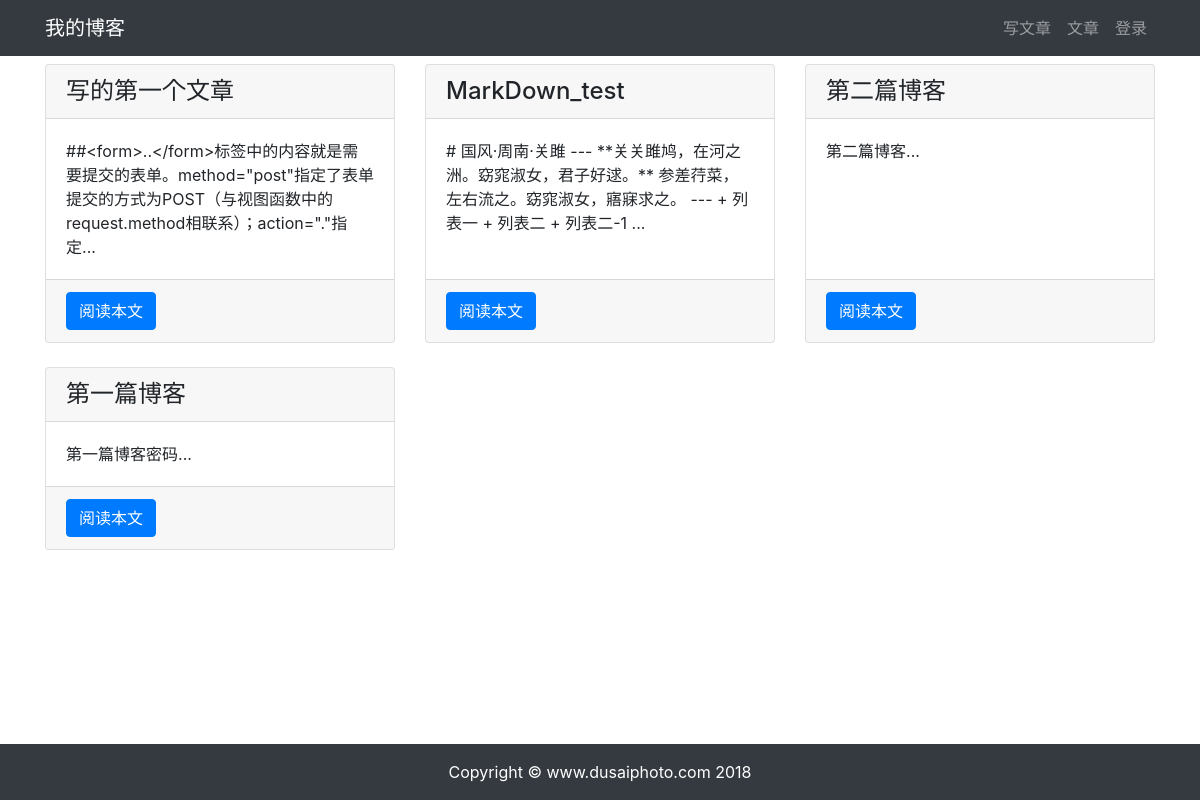
Before: /article/article-list/ with the older database file.
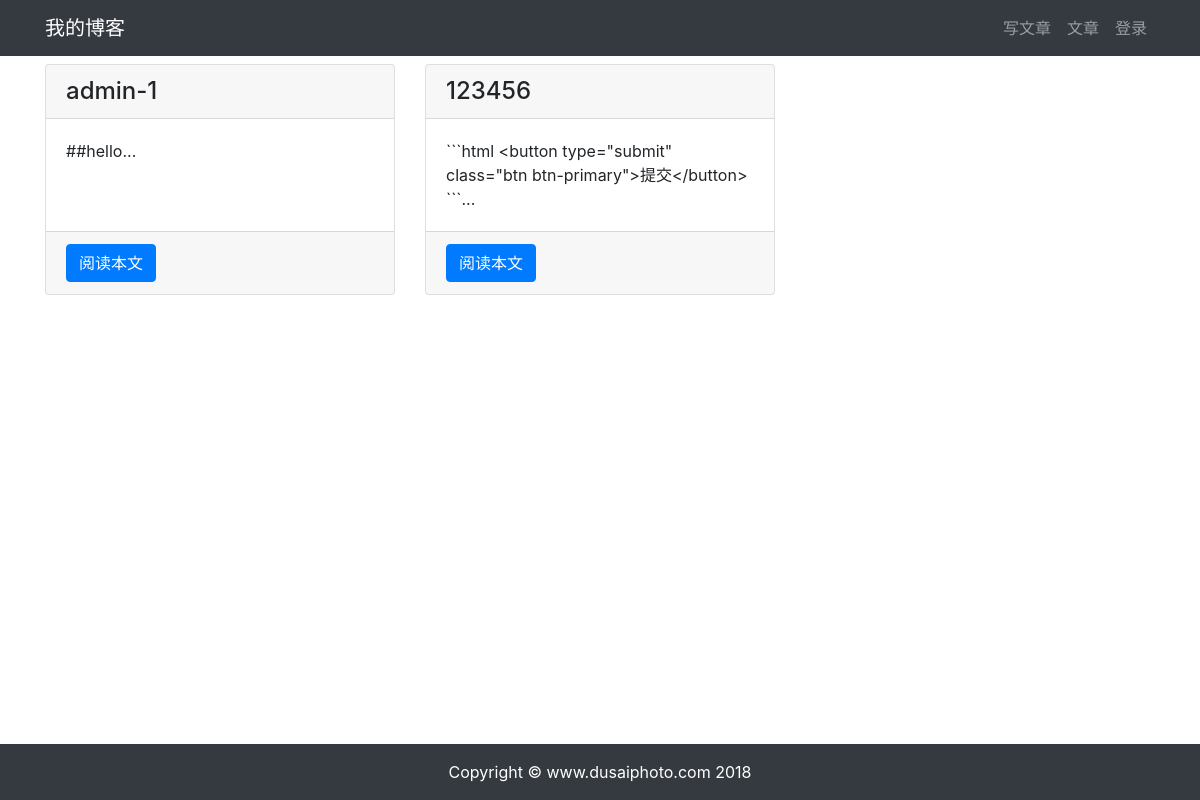
After: the same page with the newer database file.
### article/models.py (models this page shows, shortened)
class ArticlePost(models.Model):
    author = models.ForeignKey(User, on_delete=models.CASCADE)
    title = models.CharField(max_length=100)
    body = models.TextField()
    created = models.DateTimeField(default=timezone.now)
    update = models.DateTimeField(auto_now=True)
    class Meta:
        ordering = ('-created',)

### article/views.py (the view)
# urls.py: path('article-list/', views.article_list, name="article_list"),
def article_list(request):
    article = ArticlePost.objects.all()
    context = {'articles':article}
    return render(request,'article/list.html',context)

### templates/article/list.html (shortened to what this page needs)
{% extends "base.html" %}
{% load staticfiles %}
{% block content %}
<div class="container">
    <div class="row mt-2">
        {% for article in articles %}
        <div class="col-4 mb-4">
            <div class="card h-100">
                <h4 class="card-header">{{ article.title }}</h4>
                <div class="card-body">
                    <p class="card-text">{{ article.body|slice:'100' }}...</p>
                </div>
                <div class="card-footer">
                    <a href="{% url 'article:article_detail' article.id %}" class="btn btn-primary">阅读本文</a>
                </div>
            </div>
        </div>
        {% endfor %}
    </div>
</div>
{% endblock content %}

### templates/base.html (shortened to what this page needs)
<!DOCTYPE html>
{% load staticfiles %}
<html lang="en">
<head>
    <link rel="stylesheet" href="{% static 'bootstrap/css/bootstrap.min.css' %}">
    <link rel="stylesheet" href="{% static 'md_css/monokai.css' %}">
</head>
<body>
    {% include 'header.html' %}
    {% block content %}{% endblock content %}
    {% include 'footer.html' %}
</body>
</html>

### templates/header.html (shortened to what this page needs)
<nav class="navbar navbar-expand-lg navbar-dark bg-dark">
        <div class="container">
            <a class="navbar-brand" href="{% url 'article:article_list' %}">我的博客</a>
        <div>
            <ul class="navbar-nav">
                <li class="nav-item">
                    <a href="{% url 'article:article_create' %}" class="nav-link">写文章</a>
                </li>
                <li class="nav-item">
                    <a href="{% url 'article:article_list' %}" class="nav-link">文章</a>
                </li>
                {% if user.is_authenticated %}
                    <li class="nav-item dropdown">
                        <a href="#" class="nav-link dropdown-toggle" id="navbarDropdown" role="button" data-toggle="dropdown" aria-haspopup="true" aria-expanded="false">
                            {{ user.username }}
                        </a>
                        <div class="dropdown-menu" aria-labelledby="navbarDropdown">
                            <a class="dropdown-item" href='{% url "userprofile:edit" user.id %}'>个人信息</a>
                            <a class="dropdown-item" href="#" onclick="user_delete()">删除用户</a>
                            <a class="dropdown-item" href="{% url 'userprofile:logout' %}">退出登录</a>
                        </div>
                    </li>
                {% else %}
                    <li class="nav-item">
                        <a class="nav-link" href="{% url 'userprofile:login' %}">登录</a>
                    </li>
                {% endif %}
            </ul>
        </div>
        </div>
</nav>

### templates/footer.html
{% load staticfiles %}
<div>
    <br><br><br>
</div>
<footer class="py-3 bg-dark fixed-bottom">
    <div class="container">
        <p class="m-0 text-center text-white">Copyright &copy; www.dusaiphoto.com 2018</p>
    </div>
</footer>

Changed rows visible on the page:
removed ArticlePost: title "写的第一个文章", body "##<form>..</form>标签中的内容就是需要提交的表单。method=\"post\"指定了表单提交的方式为POST（与视图函数中的request.method相联系）；action=\".\"指定"
removed ArticlePost: title "MarkDown_test", body "# 国风·周南·关雎 --- **关关雎鸠，在河之洲。窈窕淑女，君子好逑。** 参差荇菜，左右流之。窈窕淑女，寤寐求之。 --- + 列表一 + 列表二 + 列表二-1"
removed ArticlePost: title "第二篇博客", body "第二篇博客"
removed ArticlePost: title "第一篇博客", body "第一篇博客密码"
added ArticlePost: title "admin-1", body "##hello"
added ArticlePost: title "123456", body "```html <button type=\"submit\" class=\"btn btn-primary\">提交</button> ```"
